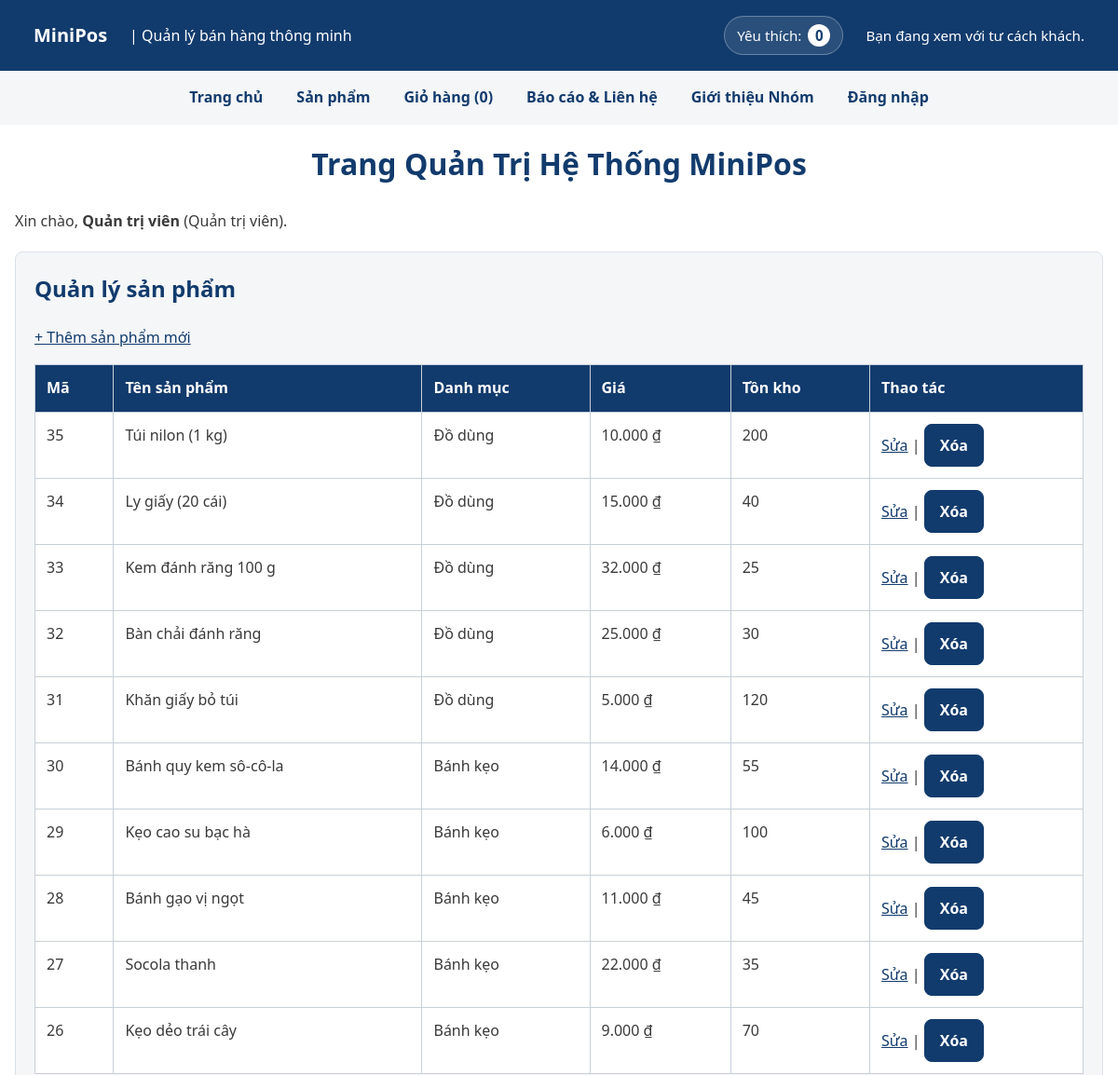
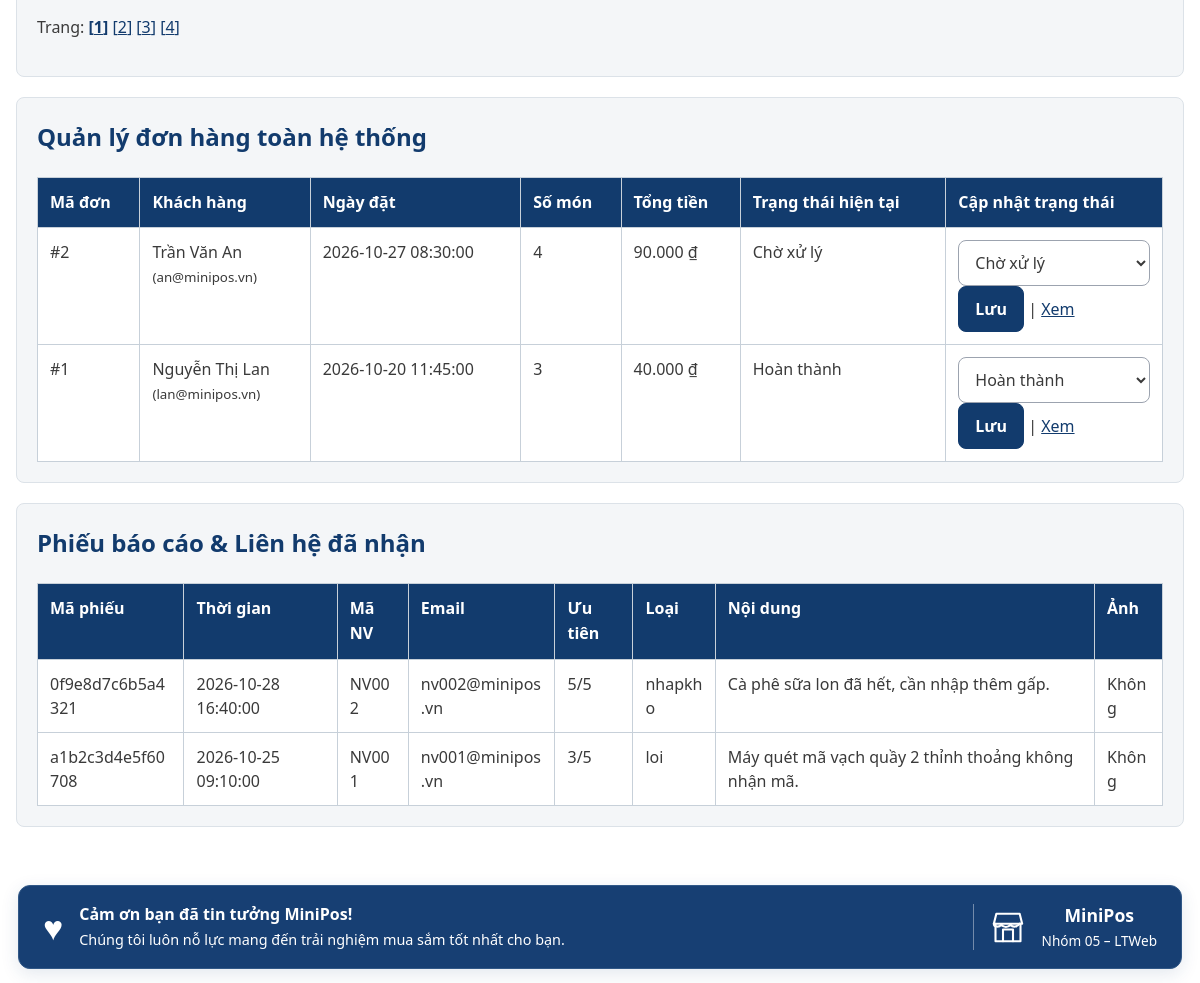
Page /quan-tri.php (signed in) on the committed database (2 pictures, top to bottom).
### tables this page shows
CREATE TABLE nguoi_dung (
    id       INT UNSIGNED AUTO_INCREMENT PRIMARY KEY,
    email    VARCHAR(100) NOT NULL,
    ho_ten   VARCHAR(100) NOT NULL,
    mat_khau VARCHAR(255) NOT NULL,
    vai_tro  ENUM('quan_tri', 'khach_hang') NOT NULL DEFAULT 'khach_hang',
    ngay_tao DATETIME NOT NULL DEFAULT CURRENT_TIMESTAMP,
    UNIQUE KEY uq_nguoi_dung_email (email)
);

CREATE TABLE san_pham (
    id          INT UNSIGNED AUTO_INCREMENT PRIMARY KEY,
    danh_muc_id INT UNSIGNED NOT NULL,
    ten         VARCHAR(200) NOT NULL,
    gia         INT UNSIGNED NOT NULL CHECK (gia >= 1000),       
    ton_kho     INT UNSIGNED NOT NULL DEFAULT 0,
    anh         VARCHAR(255) NULL,                               
    mo_ta       TEXT NULL,
    ngay_tao    DATETIME NOT NULL DEFAULT CURRENT_TIMESTAMP,
    CONSTRAINT fk_san_pham_danh_muc
        FOREIGN KEY (danh_muc_id) REFERENCES danh_muc(id)
);

CREATE TABLE danh_muc (
    id   INT UNSIGNED AUTO_INCREMENT PRIMARY KEY,
    ten  VARCHAR(100) NOT NULL,
    slug VARCHAR(100) NOT NULL,
    UNIQUE KEY uq_danh_muc_slug (slug)
);

CREATE TABLE don_hang (
    id            INT UNSIGNED AUTO_INCREMENT PRIMARY KEY,
    nguoi_dung_id INT UNSIGNED NOT NULL,
    trang_thai    ENUM('cho_xu_ly', 'dang_giao', 'hoan_thanh', 'da_huy')
                  NOT NULL DEFAULT 'cho_xu_ly',
    ghi_chu       VARCHAR(255) NULL,
    ngay_dat      DATETIME NOT NULL DEFAULT CURRENT_TIMESTAMP,
    CONSTRAINT fk_don_hang_nguoi_dung
        FOREIGN KEY (nguoi_dung_id) REFERENCES nguoi_dung(id),
    KEY idx_don_hang_ngay_dat (ngay_dat)
);

CREATE TABLE lien_he (
    id             INT UNSIGNED AUTO_INCREMENT PRIMARY KEY,
    ma_phieu       CHAR(16) NOT NULL,
    ma_nhan_vien   VARCHAR(10) NOT NULL,                  
    email          VARCHAR(100) NOT NULL,
    ngay_bao_cao   DATE NOT NULL,
    muc_do_uu_tien TINYINT UNSIGNED NOT NULL CHECK (muc_do_uu_tien BETWEEN 1 AND 5),
    loai_yeu_cau   ENUM('loi', 'nhapkho') NOT NULL,
    noi_dung       TEXT NOT NULL,
    anh_dinh_kem   VARCHAR(255) NULL,                     
    thoi_gian_tao  DATETIME NOT NULL DEFAULT CURRENT_TIMESTAMP,
    UNIQUE KEY uq_lien_he_ma_phieu (ma_phieu),
    KEY idx_lien_he_thoi_gian_tao (thoi_gian_tao)
);

### inc/xac-thuc.php (called while the page is built, shortened)
<?php
function nguoiDung(): ?array
{
    $uid = $_SESSION['uid'] ?? null;
    static $user = null;
    if ($user === null) {
        $khoNguoiDung = new \App\Data\KhoNguoiDung(db());
        $user = $khoNguoiDung->timTheoId($uid);
    }
    return $user;
}
function yeuCauDangNhap(): array
{
    $user = nguoiDung();
    return $user;
}
function yeuCauQuyen(string $vaiTro): array
{
    $user = yeuCauDangNhap();
    return $user;
}

### inc/db.php (called while the page is built, shortened)
<?php
function db(): PDO
{
    static $pdo = null;
    if ($pdo === null) {
        $host = getenv('DB_HOST') ?: '127.0.0.1;port=3307';
        $ten  = getenv('DB_NAME') ?: 'ltweb_nhom05';
        $user = getenv('DB_USER') ?: 'sang';
        $pass = getenv('DB_PASS') !== false ? (string) getenv('DB_PASS') : '1';
        $pdo = new PDO(
            "mysql:host=$host;dbname=$ten;charset=utf8mb4",
            $user,
            $pass,
            [
                PDO::ATTR_ERRMODE            => PDO::ERRMODE_EXCEPTION,
                PDO::ATTR_DEFAULT_FETCH_MODE => PDO::FETCH_ASSOC,
                PDO::ATTR_EMULATE_PREPARES   => false,
            ]
        );
    }
    return $pdo;
}

### src/Data/KhoNguoiDung.php (called while the page is built, shortened)
<?php
final class KhoNguoiDung
{
    public function timTheoId(int $id): ?array
    {
        $st = $this->db->prepare(
            'SELECT id, email, ho_ten, vai_tro FROM nguoi_dung WHERE id = ?'
        );
        $st->execute([$id]);
        $dong = $st->fetch();
        return $dong ?: null;
    }
}

### inc/ham.php (called while the page is built, shortened)
<?php
function e(string|int|float|null $giaTri): string
{
    return htmlspecialchars(
        (string) $giaTri,
        ENT_QUOTES | ENT_SUBSTITUTE,
        'UTF-8'
    );
}
function vnd(int|float $soTien): string
{
    return number_format((float) $soTien, 0, ',', '.') . ' ₫';
}

### src/Data/KhoSanPham.php (called while the page is built, shortened)
<?php
final class KhoSanPham
{
    private function dieuKien(array $loc): array
    {
        $dk = [];
        $ts = [];
        $where = $dk ? 'WHERE ' . implode(' AND ', $dk) : '';
        return [$where, $ts];
    }
    public function dem(array $loc): int
    {
        [$where, $ts] = $this->dieuKien($loc);
        $st = $this->db->prepare("SELECT COUNT(*) FROM san_pham sp $where");
        $st->execute($ts);
        return (int) $st->fetchColumn();
    }
    public function trang(
        array $loc,
        string $sx,
        int $soDong,
        int $boQua
    ): array {
        [$where, $ts] = $this->dieuKien($loc);
        $orderBy = match ($sx) {
            'gia-tang' => 'sp.gia ASC, sp.id',
            'gia-giam' => 'sp.gia DESC, sp.id',
            'ten'      => 'sp.ten ASC, sp.id',
            default    => 'sp.id DESC',
        };
        $st = $this->db->prepare(
            self::SELECT . " $where ORDER BY $orderBy LIMIT ? OFFSET ?"
        );
        $i = 1;
        $st->bindValue($i++, max(0, $soDong), PDO::PARAM_INT);
        $st->bindValue($i, max(0, $boQua), PDO::PARAM_INT);
        $st->execute();
        return array_map(SanPham::tuMang(...), $st->fetchAll());
    }
}

### src/Models/SanPham.php (called while the page is built, shortened)
<?php
final class SanPham implements JsonSerializable
{
    public static function tuMang(array $d): self
    {
        return new self(
            (int) $d['id'],
            (string) $d['ten'],
            (int) $d['gia'],
            (string) ($d['danh_muc_ten'] ?? ''),
            (int) $d['ton_kho'],
            (string) ($d['anh'] ?? ''),
            (int) ($d['danh_muc_id'] ?? 0),
            (string) ($d['mo_ta'] ?? ''),
            (string) ($d['ngay_tao'] ?? '')
        );
    }
    public function getId(): int
    {
        return $this->id;
    }
    public function getTen(): string
    {
        return $this->ten;
    }
    public function getGia(): int
    {
        return $this->gia;
    }
    public function getDanhMuc(): string
    {
        return $this->danhMuc;
    }
    public function getTonKho(): int
    {
        return $this->tonKho;
    }
}

### src/Data/KhoDonHang.php (called while the page is built, shortened)
<?php
final class KhoDonHang
{
    public function tatCa(): array
    {
        $st = $this->db->query(
            'SELECT dh.id, dh.trang_thai, dh.ngay_dat,
                    nd.email, nd.ho_ten,
                    SUM(ct.so_luong)              AS so_mon,
                    SUM(ct.so_luong * ct.don_gia) AS tong_tien
               FROM don_hang dh
               JOIN nguoi_dung nd  ON nd.id = dh.nguoi_dung_id
               JOIN chi_tiet_don ct ON ct.don_hang_id = dh.id
           GROUP BY dh.id, dh.trang_thai, dh.ngay_dat, nd.email, nd.ho_ten
           ORDER BY dh.ngay_dat DESC, dh.id DESC'
        );
        return array_map($this->epKieuDong(...), $st->fetchAll());
    }
    private function epKieuDong(array $dong): array
    {
        foreach (['id', 'so_mon', 'tong_tien', 'so_luong', 'don_gia', 'thanh_tien', 'san_pham_id'] as $cot) {
            if (isset($dong[$cot])) {
                $dong[$cot] = (int) $dong[$cot];
            }
        }
        return $dong;
    }
}

### src/Data/KhoLienHe.php (called while the page is built, shortened)
<?php
final class KhoLienHe
{
    public function layDanhSach(): array
    {
        $st = $this->db->query(
            'SELECT ma_phieu, thoi_gian_tao,
                    ma_nhan_vien   AS manhanvien,
                    email,
                    ngay_bao_cao   AS ngaybaocao,
                    muc_do_uu_tien AS mucdouutien,
                    noi_dung       AS noidung,
                    loai_yeu_cau   AS loaiyeucau,
                    anh_dinh_kem
               FROM lien_he
           ORDER BY thoi_gian_tao DESC, id DESC'
        );
        return $st->fetchAll();
    }
}

### quan-tri.php (the view, shortened to what this page needs)
<?php
$user = yeuCauQuyen('quan_tri');
$khoSanPham = new \App\Data\KhoSanPham(db());
$khoDonHang = new \App\Data\KhoDonHang(db());
$khoLienHe  = new \App\Data\KhoLienHe(db());
$trang = max(1, filter_var($_GET['trang'] ?? 1, FILTER_VALIDATE_INT) ?: 1);
$soDong = 10;
$boQua  = ($trang - 1) * $soDong;
$tongSanPham     = $khoSanPham->dem([]);
$tongTrang       = max(1, (int) ceil($tongSanPham / $soDong));
$danhSachSanPham = $khoSanPham->trang([], 'moi', $soDong, $boQua);
$danhSachDonHang = $khoDonHang->tatCa();
$danhSachLienHe  = $khoLienHe->layDanhSach();
require __DIR__ . '/inc/header.php';
?>
<main class="bao trang-quan-tri">
    <h1>Trang Quản Trị Hệ Thống MiniPos</h1>
    <p>Xin chào, <strong><?= e($user['ho_ten']) ?></strong> (Quản trị viên).</p>
    <section>
        <h2>Quản lý sản phẩm</h2>
        <p><a href="them-san-pham.php" class="nut-chuc-nang">+ Thêm sản phẩm mới</a></p>
        <div class="bang-vo">
            <table>
                <thead>
                    <tr>
                        <th>Mã</th>
                        <th>Tên sản phẩm</th>
                        <th>Danh mục</th>
                        <th>Giá</th>
                        <th>Tồn kho</th>
                        <th>Thao tác</th>
                    </tr>
                </thead>
                <tbody>
                    <?php foreach ($danhSachSanPham as $sp): ?>
                        <tr>
                            <td><?= e($sp->getId()) ?></td>
                            <td><?= e($sp->getTen()) ?></td>
                            <td><?= e($sp->getDanhMuc()) ?></td>
                            <td><?= e(vnd($sp->getGia())) ?></td>
                            <td><?= e($sp->getTonKho()) ?></td>
                            <td>
                                <a href="sua-san-pham.php?id=<?= e($sp->getId()) ?>">Sửa</a> |
                                <form action="xoa-san-pham.php" method="post" style="display:inline;" onsubmit="return confirm('Bạn có chắc muốn xóa sản phẩm này?');">
                                    <button type="submit" class="nut-xoa-link">Xóa</button>
                                </form>
                            </td>
                        </tr>
                    <?php endforeach; ?>
                </tbody>
            </table>
        </div>
        <?php if ($tongTrang > 1): ?>
            <p>Trang:
                <?php for ($i = 1; $i <= $tongTrang; $i++): ?>
                    <a href="quan-tri.php?trang=<?= $i ?>" style="<?= $i === $trang ? 'font-weight:bold;' : '' ?>">[<?= $i ?>]</a>
                <?php endfor; ?>
            </p>
        <?php endif; ?>
    </section>
    <section>
        <h2>Quản lý đơn hàng toàn hệ thống</h2>
        <div class="bang-vo">
            <table>
                <thead>
                    <tr>
                        <th>Mã đơn</th>
                        <th>Khách hàng</th>
                        <th>Ngày đặt</th>
                        <th>Số món</th>
                        <th>Tổng tiền</th>
                        <th>Trạng thái hiện tại</th>
                        <th>Cập nhật trạng thái</th>
                    </tr>
                </thead>
                <tbody>
                    <?php foreach ($danhSachDonHang as $don): ?>
                        <tr>
                            <td>#<?= e($don['id']) ?></td>
                            <td><?= e($don['ho_ten']) ?><br><small>(<?= e($don['email']) ?>)</small></td>
                            <td><?= e($don['ngay_dat']) ?></td>
                            <td><?= e($don['so_mon']) ?></td>
                            <td><?= e(vnd($don['tong_tien'])) ?></td>
                            <td><?= e(\App\Data\KhoDonHang::TRANG_THAI[$don['trang_thai']] ?? $don['trang_thai']) ?></td>
                            <td>
                                <form action="quan-tri.php" method="post" style="display:inline;">
                                    <select name="trang_thai">
                                        <?php foreach (\App\Data\KhoDonHang::TRANG_THAI as $ma => $ten): ?>
                                            <option value="<?= e($ma) ?>" <?= $don['trang_thai'] === $ma ? 'selected' : '' ?>>
                                                <?= e($ten) ?>
                                            </option>
                                        <?php endforeach; ?>
                                    </select>
                                    <button type="submit">Lưu</button>
                                </form>
                                | <a href="chi-tiet-don.php?id=<?= e($don['id']) ?>">Xem</a>
                            </td>
                        </tr>
                    <?php endforeach; ?>
                </tbody>
            </table>
        </div>
    </section>
    <section>
        <h2>Phiếu báo cáo & Liên hệ đã nhận</h2>
        <div class="bang-vo">
            <table>
                <thead>
                    <tr>
                        <th>Mã phiếu</th>
                        <th>Thời gian</th>
                        <th>Mã NV</th>
                        <th>Email</th>
                        <th>Ưu tiên</th>
                        <th>Loại</th>
                        <th>Nội dung</th>
                        <th>Ảnh</th>
                    </tr>
                </thead>
                <tbody>
                    <?php foreach ($danhSachLienHe as $phieu): ?>
                        <tr>
                            <td><?= e($phieu['ma_phieu']) ?></td>
                            <td><?= e($phieu['thoi_gian_tao']) ?></td>
                            <td><?= e($phieu['manhanvien']) ?></td>
                            <td><?= e($phieu['email']) ?></td>
                            <td><?= e($phieu['mucdouutien']) ?>/5</td>
                            <td><?= e($phieu['loaiyeucau']) ?></td>
                            <td><?= e($phieu['noidung']) ?></td>
                            <td>
                                <?php if (!empty($phieu['anh_dinh_kem'])): ?>
                                    <a href="uploads/<?= e($phieu['anh_dinh_kem']) ?>" target="_blank">Xem ảnh</a>
                                <?php else: ?>
                                    Không
                                <?php endif; ?>
                            </td>
                        </tr>
                    <?php endforeach; ?>
                </tbody>
            </table>
        </div>
    </section>
</main>
<?php require __DIR__ . '/inc/footer.php'; ?>

### rows in the picture
nguoi_dung: ho_ten "Quản trị viên"
san_pham: id "35", ten "Túi nilon (1 kg)", danh_muc.ten "Đồ dùng", gia "10.000 ₫", ton_kho "200"
san_pham: id "34", ten "Ly giấy (20 cái)", danh_muc.ten "Đồ dùng", gia "15.000 ₫", ton_kho "40"
san_pham: id "33", ten "Kem đánh răng 100 g", danh_muc.ten "Đồ dùng", gia "32.000 ₫", ton_kho "25"
san_pham: id "32", ten "Bàn chải đánh răng", danh_muc.ten "Đồ dùng", gia "25.000 ₫", ton_kho "30"
san_pham: id "31", ten "Khăn giấy bỏ túi", danh_muc.ten "Đồ dùng", gia "5.000 ₫", ton_kho "120"
san_pham: id "30", ten "Bánh quy kem sô-cô-la", danh_muc.ten "Bánh kẹo", gia "14.000 ₫", ton_kho "55"
san_pham: id "29", ten "Kẹo cao su bạc hà", danh_muc.ten "Bánh kẹo", gia "6.000 ₫", ton_kho "100"
san_pham: id "28", ten "Bánh gạo vị ngọt", danh_muc.ten "Bánh kẹo", gia "11.000 ₫", ton_kho "45"
san_pham: id "27", ten "Socola thanh", danh_muc.ten "Bánh kẹo", gia "22.000 ₫", ton_kho "35"
san_pham: id "26", ten "Kẹo dẻo trái cây", danh_muc.ten "Bánh kẹo", gia "9.000 ₫", ton_kho "70"
don_hang: id "2", nguoi_dung.ho_ten "Trần Văn An", nguoi_dung.email "an@minipos.vn", ngay_dat "2026-10-27 08:30:00", so_mon "4", tong_tien "90.000 ₫", trang_thai "Chờ xử lý"
don_hang: id "1", nguoi_dung.ho_ten "Nguyễn Thị Lan", nguoi_dung.email "lan@minipos.vn", ngay_dat "2026-10-20 11:45:00", so_mon "3", tong_tien "40.000 ₫", trang_thai "Hoàn thành"
lien_he: ma_phieu "0f9e8d7c6b5a4321", thoi_gian_tao "2026-10-28 16:40:00", ma_nhan_vien "NV002", email "nv002@minipos.vn", muc_do_uu_tien "5", loai_yeu_cau "nhapkho", noi_dung "Cà phê sữa lon đã hết, cần nhập thêm gấp.", shows "Không"
lien_he: ma_phieu "a1b2c3d4e5f60708", thoi_gian_tao "2026-10-25 09:10:00", ma_nhan_vien "NV001", email "nv001@minipos.vn", muc_do_uu_tien "3", loai_yeu_cau "loi", noi_dung "Máy quét mã vạch quầy 2 thỉnh thoảng không nhận mã.", shows "Không"

### other values in the picture
$nhan "Trang chủ"
$nhan "Sản phẩm"
$nhan "Giỏ hàng"
$nhan "Báo cáo & Liên hệ"
$nhan "Giới thiệu Nhóm"
